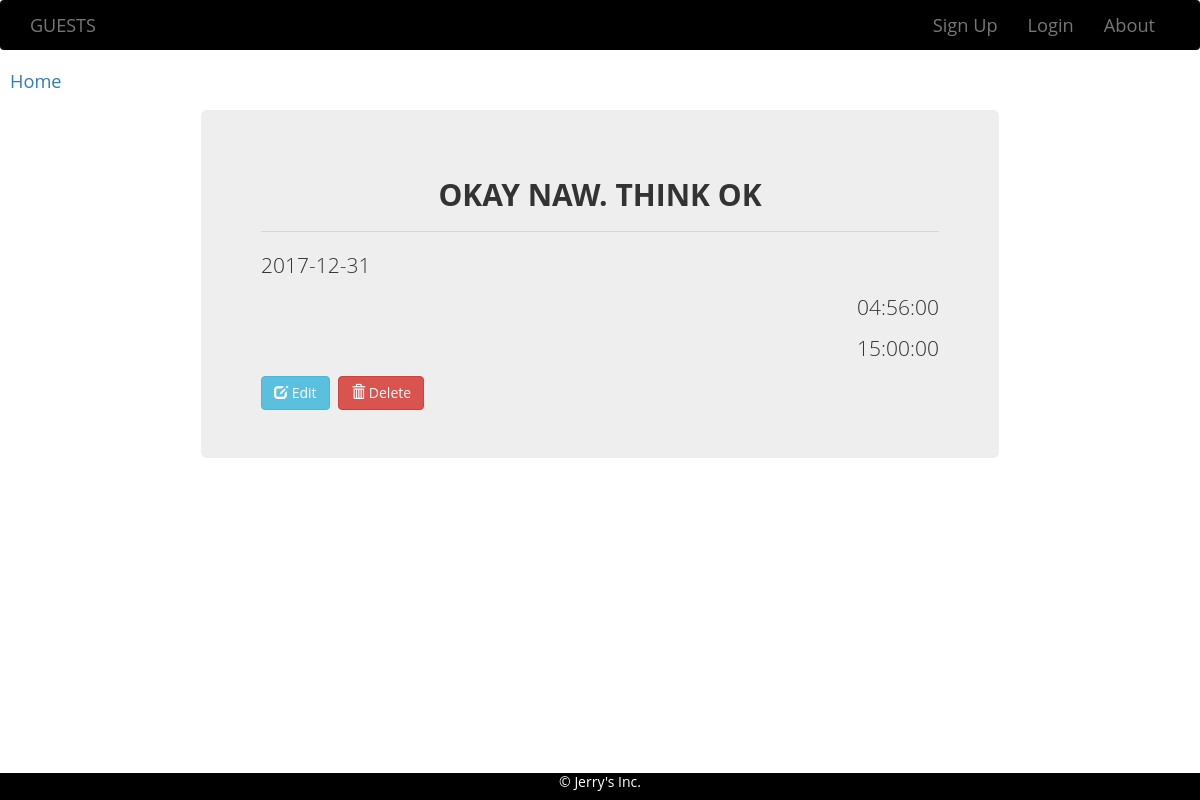
Screenshot of /view.php?id=3 with the database file from the repository.
### tables this page shows
CREATE TABLE `visitors` (
  `id` int(11) NOT NULL,
  `name` varchar(50) NOT NULL,
  `day` date NOT NULL,
  `sign in` time NOT NULL,
  `sign out` time DEFAULT NULL
);

### view.php (the view, shortened to what this page needs)
<?php
	include_once("db.php");
?>
<html>
<head>
</head>
<body>
	<a href="index.php" style="margin-left: 10px; font-size: 1.3em;">Home</a>
	<br/><br/>
	<div class="container">
		<div class="jumbotron" style="width: 70%; margin: auto;">
			<?php
				$id = $_GET['id'];
				$result = mysqli_query($mysqli, "SELECT * FROM visitors WHERE id=$id");
				while($res = mysqli_fetch_array($result))
				{
					$name = $res['name'];
					$day = $res['day'];
					$signin = $res['sign in'];
					$signout = $res['sign out'];
				}
				echo "<h2 style=\"font-weight: bold;\" class=\"title\">"."$name"."</h2>"."<hr>";
				echo "<p class=\"description\">"."$day"."</p>";
				echo "<p class=\"date\">"."$signin"."</p>";
				echo "<p class=\"date\">"."$signout"."</p>";
				echo "<td><a href=\"edit.php?id=$id\" class=\"btn btn-info btn-md butt\"><span class=\"glyphicon glyphicon-edit\"></span> Edit</a>  <a href=\"delete.php?id=$id\" class=\"btn btn-danger btn-md\" onClick=\"return confirm('Are you sure you want to delete?')\"><span class=\"glyphicon glyphicon-trash\"></span> Delete</a></td>";
			?>
		</div>
	</div>

### styles.css (style rules this page uses)
body { font-family: "Open Sans", sans-serif; line-height: 1.25; width: 100%; min-height: 100%; }
.navbar { font-size: 1.3em; border: none; color: white; background-color: #000; }
.footer { position: fixed; left: 0; bottom: 0; width: 100%; background-color: #000; color: white; text-align: center; }
.title { text-align: center; text-transform: uppercase; }
.description { text-align: left; font-weight: 1.2em; }
.date { text-align: right; }
.butt { display: inline-block; margin-right: 5px; }

### rows the page displays
visitors: name "OKAY NAW. THINK OK", day "2017-12-31", sign in "04:56:00", sign out "15:00:00"
